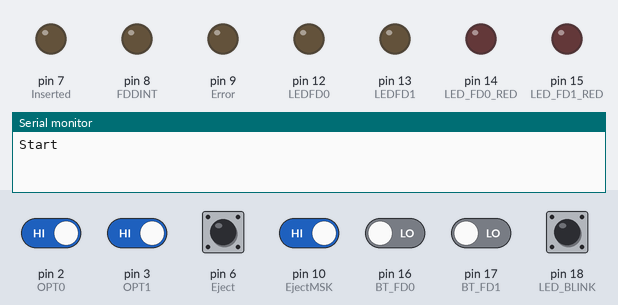
The sketch below on a simulated Arduino Uno, built with avr-gcc and run on an emulated ATmega328P. Shown: output pins drawn as LEDs (lit = HIGH), the last lines printed to the serial monitor. Dashed ring = blinking. The test bench sets the inputs (shaded band); at power-on: pin 2 (OPT0), pin 3 (OPT1), pin 6 (Eject), pin 10 (EjectMSK), pin 18 (LED_BLINK) HIGH, pin 16 (BT_FD0), pin 17 (BT_FD1) LOW.

Above: at 1.2 s.
1.3 s: pin 2 (OPT0) driven LOW
At 1.8 s:
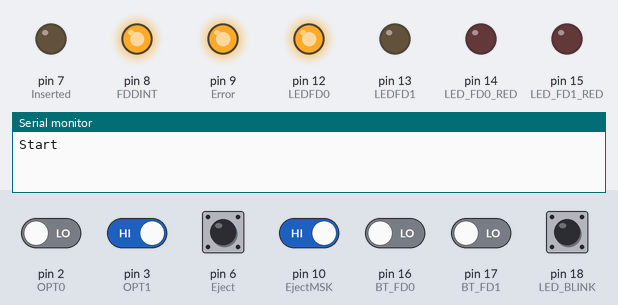
2.8 s: pin 16 (BT_FD0) driven HIGH
At 3.1 s:
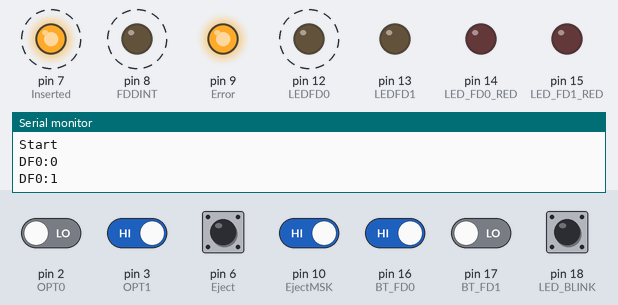
5.8 s: pin 17 (BT_FD1) driven HIGH
At 5.9 s:
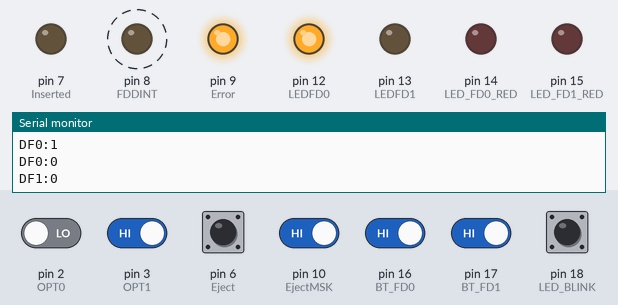
8.8 s: pin 3 (OPT1) driven LOW
At 8.9 s:
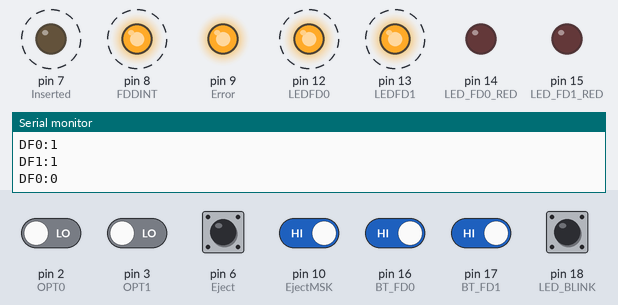
11.8 s: pin 10 (EjectMSK) driven LOW
At 12.1 s:
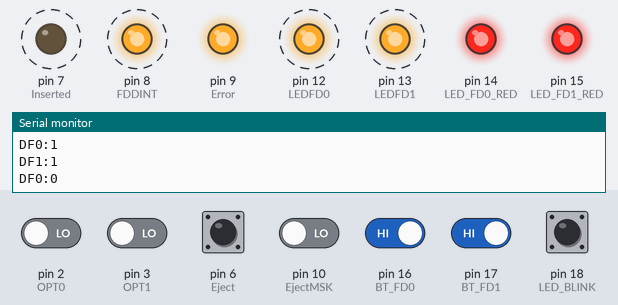
14.8 s: pin 2 (OPT0) driven HIGH
At 15.01 s:
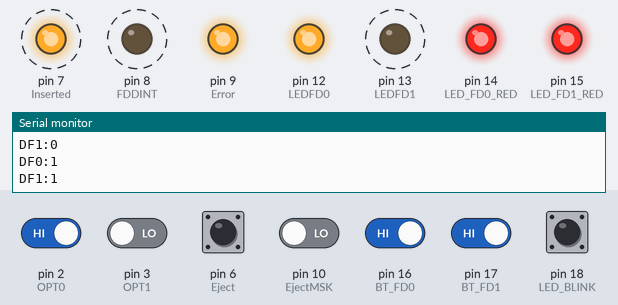
Timing chart, 0 to 18.8 s (numbered marks = the images above; inputs shaded):
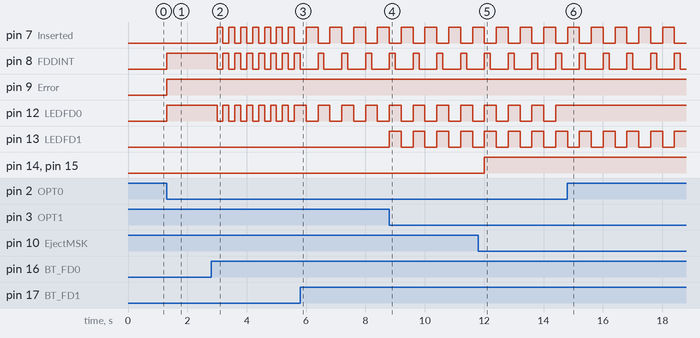

Measured:
- after the input at 1.3 s, pin 8 (FDDINT), pin 9 (Error), pin 12 (LEDFD0): LOW → HIGH at once
- after the input at 2.8 s, pin 7 (Inserted), pin 8 (FDDINT), pin 12 (LEDFD0): alternates HIGH for 0.20 s and LOW for 0.20 s, starting after 0.20 s
- after the input at 5.8 s, pin 7 (Inserted), pin 12 (LEDFD0): alternates HIGH for 0.40 s and LOW for 0.40 s, starting after 0.20 s; pin 8 (FDDINT): alternates HIGH for 0.20 s and LOW for 0.60 s, starting after 0.60 s
- after the input at 8.8 s, pin 13 (LEDFD1): alternates HIGH for 0.40 s and LOW for 0.40 s, starting at once
- after the input at 11.8 s, pin 14 (LED_FD0_RED), pin 15 (LED_FD1_RED): LOW → HIGH after 0.21 s
- after the input at 14.8 s, pin 12 (LEDFD0): stops changing and stays HIGH

The sketch:

X68kfdPico.ino
```cpp
/*
 * X68KFDINO - External FD adapter for Sharp X68000
 * by Andrea Ottaviani june 2023
 *
 *
Access/Write strobe :

/OPTION_SEL_X : "Chip select" for the extra functions of drive DSX (X: 0-3)

Input / functions signals :

/EJECT_FUNC : If this signal is low when OPTION_SEL_X is asserted, the disk will be ejected.
/LOCK_FUNC (Eject MSK?): If this signal is low when OPTION_SEL_X is asserted, the disk will be locked (eject button off). If this signal is high when OPTION_SEL_X is asserted the disk will be unlocked (eject button on).
/BLINK_FUNC : If this signal is low when OPTION_SEL_X is asserted, the LED blink. If this signal is high when OPTION_SEL_X is asserted, the LED stop blinking.

Output signals (drive status):

/DISK_IN_DRIVE : when OPTION_SEL_X is asserted : Low = a disk in the drive. High = No disk.
/INSERT_FAULT : when OPTION_SEL_X is asserted : Low = a disk insert failure occured . High = No problem. This status is cleared at the rising edge of OPTION_SEL_X.

Output signal (Interrupt line):

/INT : Interrupt line : This signal is activated at each disk status change (inserted/ejected). The interrupt is cleared at the rising edge of /OPTION_SEL_X. (Note : more than one drive can activate this line in the same time -> Softwares scan all disk drive at each /INT assertion).

Note 1: For proper operation all output should be able to drive 5/150=33mA since 150 ohms pull-up are used.
Note 2: The X68000 /OPTION_SEL_X assertion duration is ~2.5us per access. This can depend of the software, the CPU speed.
 */


//Cablage
#define OPT0                2  // Set D2 as OPT0 Read strobe
#define OPT1                3  // Set D3 as OPT1 Read strobe
#define OPT2                4  // Set D4 as OPT2 Read strobe
#define OPT3                5  // Set D5 as OPT3 Read strobe
#define Eject               6  // Set D6 as Eject Read strobe
#define Inserted            7  // Set D7 as Inserted Read strobe
#define FDDINT              8  // Set D8 as FD Interrupt Read strobe
#define Error               9  // Set D9 as Error Read strobe
#define EjectMSK           10  // Set D10 as EjectMSK Read strobe
#define Motor              11  // Set D11 as Motor Read strobe
#define LEDFD0             12  // Set D12 as LED FD0 output (Green LED)
#define LEDFD1             13  // Set D13 as LED FD1 output (Green LED)
#define LED_FD0_RED        14  // Set D14 as LED FD0 output (Red LED)
#define LED_FD1_RED        15  // Set D15 as LED FD1 output (Red LED)
#define BT_FD0             16  // Set D16 as Button FD0 Read strobe
#define BT_FD1             17  // Set D17 as Button FD1 Read strobe
#define LED_BLINK          18  // Set A0 as LED (Blink) output


void setup() {
  // put your setup code here, to run once:
  // initialize digital pin 13 as an output.
  pinMode(OPT0, INPUT);
  pinMode(OPT1, INPUT);
  pinMode(OPT2, INPUT);
  pinMode(OPT3, INPUT);
  pinMode(Eject, INPUT);
  pinMode(BT_FD0, INPUT);
  pinMode(BT_FD1, INPUT);
  pinMode(LED_BLINK, INPUT); // Blink
  pinMode(EjectMSK, INPUT); // LOCK (Red led)
  pinMode(Motor, INPUT); //
  pinMode(Inserted, OUTPUT);
  pinMode(Error, OUTPUT);
  pinMode(FDDINT, OUTPUT);
  pinMode(LEDFD0, OUTPUT);
  pinMode(LEDFD1, OUTPUT);
  pinMode(LED_FD0_RED, OUTPUT); // used for LED LOCK, Red light
  pinMode(LED_FD1_RED, OUTPUT); // used for LED LOCK, Red light

  Serial.begin(115200);

}

void loop() {
  unsigned char DF0=1; // 0=eject, 1=insert, 2=lock, 3=blink
  unsigned char DF1=1; // 0=eject, 1=insert, 2=lock, 3=blink
  unsigned char bitBlink=0;
  unsigned short int BlinkCounter=0;

  // put your main code here, to run repeatedly:
 Serial.println("Start");
 while(1) {

    BlinkCounter++;
    if (BlinkCounter>=29999) BlinkCounter=0;

    if (digitalRead(BT_FD0)) {
       if (DF0==1) {
        DF0=0;
      } else {
        bitBlink=0;
        DF0=1;
       }
    Serial.print("DF0:");Serial.println(DF0);
    delay(200);
    digitalWrite(FDDINT,LOW);
    }

  if (digitalRead(BT_FD1)) {
       if (DF1==1) {
        DF1=0;
      } else {
        bitBlink=0;
        DF1=1;
      }
    Serial.print("DF1:");Serial.println(DF1);
    delay(200);
    digitalWriteFast(FDDINT,LOW);
    }

  if (!digitalReadFast(LED_BLINK)) {
       bitBlink=1;
     // Serial.print("Led Blink");
      }

  if (!digitalReadFast(OPT0)) {


     if (!digitalReadFast(Eject)) {
       DF0=0;
       digitalWriteFast(FDDINT,LOW);
    //   Serial.print("Ej 0-");
    }

    if (!DF0) {
        digitalWriteFast(LEDFD0,LOW);
        digitalWriteFast(Inserted,HIGH);  // for TT!!
      } else {
        digitalWriteFast(Inserted,LOW);
         digitalWriteFast(Error,HIGH);
         digitalWriteFast(FDDINT,HIGH);  // not remove!!
         digitalWriteFast(LEDFD0,HIGH);
      }

    if (!digitalReadFast(EjectMSK)) {
      digitalWriteFast(LED_FD0_RED,HIGH);
    //   Serial.print("EjMSK 0-");
      } else {
      digitalWriteFast(LED_FD0_RED,LOW);
    }

 }  // opt 0

 if (!digitalReadFast(OPT1)) {

  if (!(digitalReadFast(Eject))) {
      DF1=0;
      digitalWriteFast(FDDINT,LOW);
  //    Serial.print("Ej 1-");
    }

   if (!DF1) {
        digitalWriteFast(LEDFD1,LOW);
        digitalWriteFast(Inserted,HIGH);  // for TT!!
      } else {
        digitalWriteFast(Inserted,LOW);
         digitalWriteFast(Error,HIGH);
         digitalWriteFast(FDDINT,HIGH);  // not remove!!
         digitalWriteFast(LEDFD1,HIGH);
      }

    if (!digitalReadFast(EjectMSK)) {
      digitalWriteFast(LED_FD1_RED,HIGH);
     // Serial.print("EjMSK 1-");
      } else {
      digitalWriteFast(LED_FD1_RED,LOW);
    }

  } //opt1

  if (bitBlink==1) {
    if (!DF0) {
       Serial.print("b0"); // do not remove, needed for timing

      if (BlinkCounter>=3000) {
        digitalWriteFast(LEDFD0,LOW);
      } else {
        digitalWriteFast(LEDFD0,HIGH);
      }
    }
    if (!DF1) {
      Serial.print("b1"); // do not remove, needed for timing
    if (BlinkCounter>=3000) {
        digitalWriteFast(LEDFD1,LOW);
      } else {
        digitalWriteFast(LEDFD1,HIGH);
      }
    }
  }

 } //while

}
```
